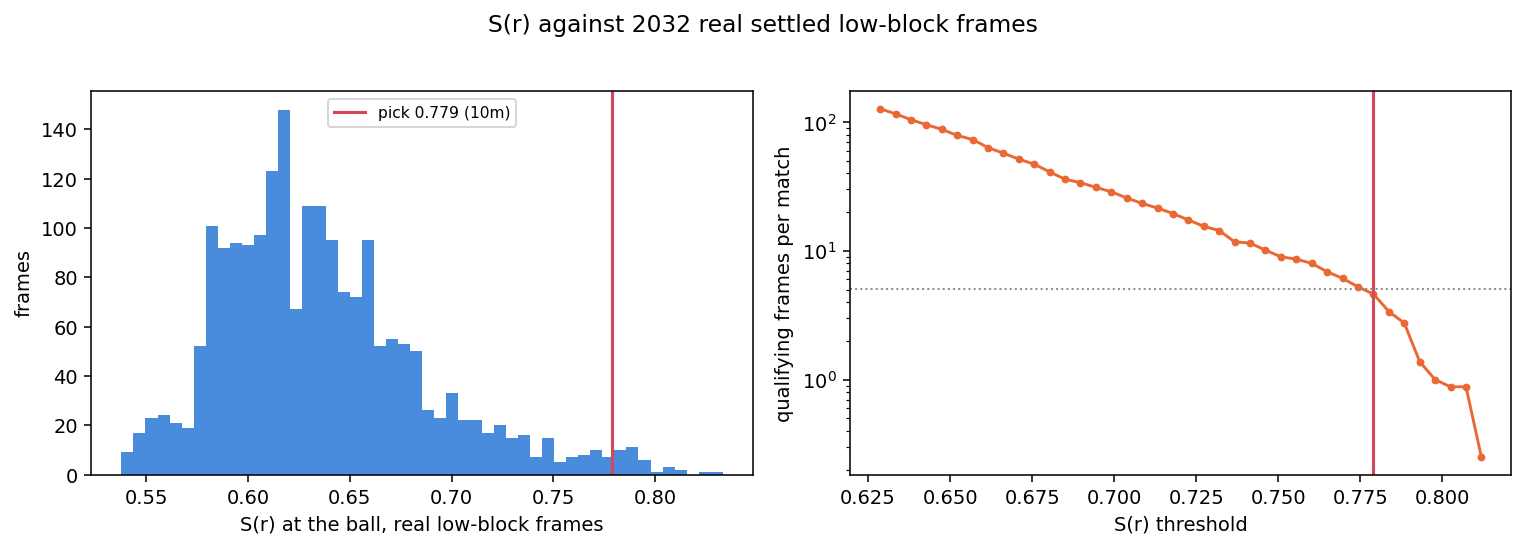

Recreate this plot in Python.
import csv
import os
import sys

import matplotlib
matplotlib.use("Agg")
import matplotlib.pyplot as plt
import numpy as np

sys.path.insert(0, os.path.abspath(os.path.join(os.path.dirname(__file__), "..", "..")))

from environment.termination import GOAL, scoring_probability

OUT_DIR = os.path.dirname(os.path.abspath(__file__))
FRAMES_CSV = os.path.join(os.path.dirname(OUT_DIR), "..", "defenders", "calibration",
                          "low_block_frames.csv")
PITCH_X = 105.0

# A settled attack against a low block works the ball into a genuinely dangerous
# spot a handful of times a match. 2% of frames is ~5 per match at this dataset's
# 254 frames/match, which is the order of shots a team gets from settled play.
# The whole sweep is written out, so this target is a dial, not a fact.
TARGET_FRAC = 0.02

# reference distances: penalty spot, edge of the box, edge of the D
MARKS = [(11.0, "penalty spot"), (16.5, "edge of box"), (20.0, "edge of the D"),
         (30.0, "30m"), (40.0, "40m")]


def load_frames():
    with open(FRAMES_CSV, newline="") as f:
        rows = list(csv.DictReader(f))

    # mirror into sim coordinates, where the attacked goal is at x=105
    ball = np.array([[PITCH_X - float(r["ball_x"]), float(r["ball_y"])] for r in rows])
    att = np.array([[PITCH_X - float(r["highest_att_x"]), float(r["ball_y"])]
                    for r in rows])
    matches = [r["match_id"] for r in rows]
    return rows, ball, att, matches


def s_to_distance(s):
    # invert S(r) = (0.93 * exp(-0.14 * sqrt(d)))^0.48
    x = (s ** (1 / 0.48)) / 0.93
    return float((np.log(x) / -0.14) ** 2) if 0 < x < 1 else 0.0


def main():
    rows, ball, att, matches = load_frames()
    n_matches = len(set(matches))
    s_ball = scoring_probability(ball)
    s_att = scoring_probability(att)
    d_ball = np.linalg.norm(ball - GOAL, axis=1)

    print("%d frames, %d matches (%.0f frames/match)"
          % (len(rows), n_matches, len(rows) / n_matches))
    print("ball distance to goal: p50 %.1fm  p90 %.1fm  p98 %.1fm  min %.1fm"
          % (*np.percentile(d_ball, [50, 90, 98]), d_ball.min()))

    samples_path = os.path.join(OUT_DIR, "s_r_calibration_samples.csv")
    with open(samples_path, "w", newline="") as f:
        w = csv.writer(f)
        w.writerow(["match_id", "event_type", "ball_dist_m", "s_r_ball", "s_r_top_attacker"])
        for r, d, sb, sa in zip(rows, d_ball, s_ball, s_att):
            w.writerow([r["match_id"], r["type"], round(float(d), 2),
                        round(float(sb), 4), round(float(sa), 4)])
    print("wrote", samples_path)

    # sweep: what each candidate threshold would cost in real frames
    lo, hi = np.percentile(s_ball, [50, 99.9])
    candidates = np.round(np.linspace(lo, hi, 40), 4)
    sweep = []
    for t in candidates:
        frac = float((s_ball >= t).mean())
        sweep.append(dict(threshold=t,
                          distance_m=round(s_to_distance(float(t)), 2),
                          frac_frames=round(frac, 4),
                          frames_per_match=round(frac * len(rows) / n_matches, 2),
                          frac_frames_top_attacker=round(float((s_att >= t).mean()), 4)))

    sweep_path = os.path.join(OUT_DIR, "s_r_calibration_sweep.csv")
    with open(sweep_path, "w", newline="") as f:
        w = csv.DictWriter(f, fieldnames=list(sweep[0]))
        w.writeheader()
        w.writerows(sweep)
    print("wrote", sweep_path)

    pick = min((s for s in sweep if s["frac_frames"] <= TARGET_FRAC),
               key=lambda s: s["threshold"], default=sweep[-1])

    fig, axes = plt.subplots(1, 2, figsize=(11, 3.8))
    axes[0].hist(s_ball, bins=50, color="#2a78d6", alpha=0.85)
    axes[0].axvline(pick["threshold"], color="#d1495b", lw=1.6,
                    label="pick %.3f (%.0fm)" % (pick["threshold"], pick["distance_m"]))
    axes[0].set_xlabel("S(r) at the ball, real low-block frames")
    axes[0].set_ylabel("frames")
    axes[0].legend(fontsize=8)

    axes[1].plot([s["threshold"] for s in sweep],
                 [s["frames_per_match"] for s in sweep], color="#eb6834", marker="o", ms=3)
    axes[1].axvline(pick["threshold"], color="#d1495b", lw=1.6)
    axes[1].axhline(TARGET_FRAC * len(rows) / n_matches, color="#888", lw=1, ls=":")
    axes[1].set_yscale("log")
    axes[1].set_xlabel("S(r) threshold")
    axes[1].set_ylabel("qualifying frames per match")
    fig.suptitle("S(r) against 2032 real settled low-block frames", y=1.02)
    fig.tight_layout()
    fig_path = os.path.join(OUT_DIR, "s_r_calibration.png")
    fig.savefig(fig_path, dpi=140, bbox_inches="tight")
    print("wrote", fig_path)

    print("\nS(r) at reference distances:")
    for d, name in MARKS:
        print("  %-14s %5.1fm -> S = %.3f"
              % (name, d, scoring_probability(np.array([[GOAL[0] - d, GOAL[1]]]))[0]))

    print("\nwhat each threshold costs in real frames:")
    for s in sweep[::4]:
        print("  S >= %.3f  (%5.1fm)  %5.2f%% of frames  %5.2f per match"
              % (s["threshold"], s["distance_m"], 100 * s["frac_frames"],
                 s["frames_per_match"]))

    print("\npick at <= %.0f%% of real frames: S(r) >= %.3f  (%.1fm from goal, "
          "%.2f frames/match)" % (100 * TARGET_FRAC, pick["threshold"],
                                  pick["distance_m"], pick["frames_per_match"]))


if __name__ == "__main__":
    main()
